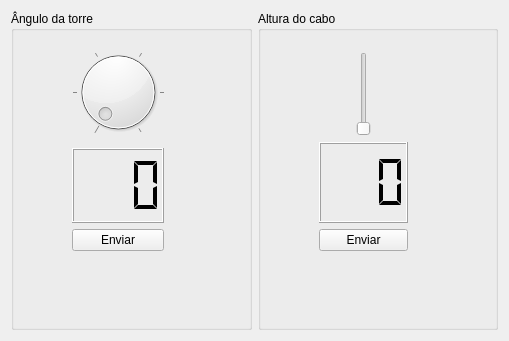
<?xml version="1.0" encoding="UTF-8"?>
<ui version="4.0">
 <class>Widget</class>
 <widget class="QWidget" name="Widget">
  <property name="geometry">
   <rect>
    <x>0</x>
    <y>0</y>
    <width>509</width>
    <height>341</height>
   </rect>
  </property>
  <property name="windowTitle">
   <string>Controle do Guindaste</string>
  </property>
  <layout class="QHBoxLayout" name="horizontalLayout">
   <item>
    <widget class="QGroupBox" name="groupBox">
     <property name="title">
      <string>Ângulo da torre</string>
     </property>
     <widget class="QWidget" name="layoutWidget">
      <property name="geometry">
       <rect>
        <x>50</x>
        <y>20</y>
        <width>114</width>
        <height>231</height>
       </rect>
      </property>
      <layout class="QVBoxLayout" name="verticalLayoutAngle">
       <item>
        <widget class="QDial" name="angleDial">
         <property name="maximumSize">
          <size>
           <width>120</width>
           <height>120</height>
          </size>
         </property>
         <property name="minimum">
          <number>0</number>
         </property>
         <property name="maximum">
          <number>5</number>
         </property>
         <property name="wrapping">
          <bool>false</bool>
         </property>
         <property name="notchTarget">
          <double>8.699999999999999</double>
         </property>
         <property name="notchesVisible">
          <bool>true</bool>
         </property>
        </widget>
       </item>
       <item>
        <widget class="QLCDNumber" name="angleLcd">
         <property name="digitCount">
          <number>3</number>
         </property>
         <property name="segmentStyle">
          <enum>QLCDNumber::Flat</enum>
         </property>
        </widget>
       </item>
       <item>
        <widget class="QPushButton" name="okAngle">
         <property name="text">
          <string>Enviar</string>
         </property>
        </widget>
       </item>
      </layout>
     </widget>
    </widget>
   </item>
   <item>
    <widget class="QGroupBox" name="groupBox_2">
     <property name="title">
      <string>Altura do cabo</string>
     </property>
     <widget class="QWidget" name="verticalLayoutWidget">
      <property name="geometry">
       <rect>
        <x>50</x>
        <y>30</y>
        <width>111</width>
        <height>221</height>
       </rect>
      </property>
      <layout class="QVBoxLayout" name="verticalLayoutHeight">
       <property name="sizeConstraint">
        <enum>QLayout::SetDefaultConstraint</enum>
       </property>
       <item alignment="Qt::AlignHCenter">
        <widget class="QSlider" name="heightSlider">
         <property name="sizePolicy">
          <sizepolicy hsizetype="Fixed" vsizetype="Maximum">
           <horstretch>0</horstretch>
           <verstretch>0</verstretch>
          </sizepolicy>
         </property>
         <property name="maximumSize">
          <size>
           <width>30</width>
           <height>120</height>
          </size>
         </property>
         <property name="baseSize">
          <size>
           <width>30</width>
           <height>120</height>
          </size>
         </property>
         <property name="orientation">
          <enum>Qt::Vertical</enum>
         </property>
         <property name="invertedAppearance">
          <bool>false</bool>
         </property>
        </widget>
       </item>
       <item>
        <widget class="QLCDNumber" name="heightLcd">
         <property name="digitCount">
          <number>3</number>
         </property>
         <property name="segmentStyle">
          <enum>QLCDNumber::Flat</enum>
         </property>
        </widget>
       </item>
       <item>
        <widget class="QPushButton" name="okHeight">
         <property name="text">
          <string>Enviar</string>
         </property>
        </widget>
       </item>
      </layout>
     </widget>
    </widget>
   </item>
  </layout>
 </widget>
 <layoutdefault spacing="6" margin="11"/>
 <resources/>
 <connections/>
</ui>
